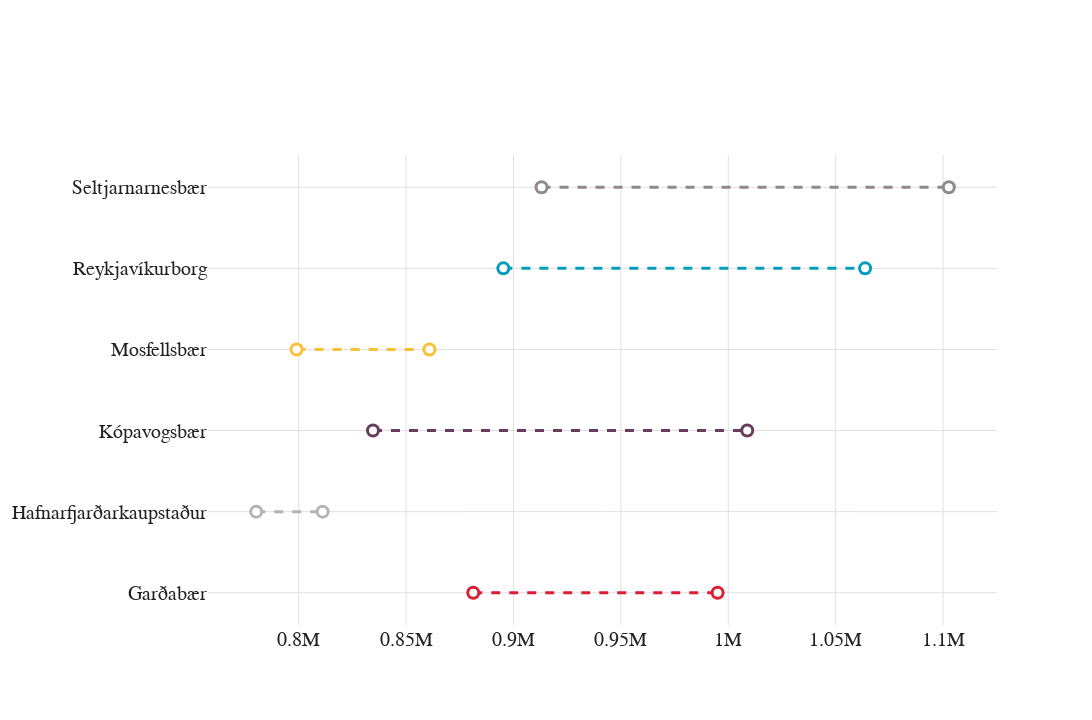

The notebook cell saved with this chart:
### Code cell
def make_plot(df):

    fig = isb.Figure('core')

    df_new = df\
    .loc[lambda r: r.construction_category == 'new']\
    .pivot(index='date', columns='city_name', values='sqm_price')

    df_old = df\
    .loc[lambda r: r.construction_category == 'old']\
    .pivot(index='date', columns='city_name', values='sqm_price')


    for i, city_name in enumerate(df_old.columns):

        new_price = df_new.tail(1)[city_name].values[0]
        old_price = df_old.tail(1)[city_name].values[0]

        fig.add_scatter(
            y = [city_name, city_name],
            x = [old_price, new_price],
            name="New",
            line = dict(
                dash = 'dash',
                width = 3,
                color = fig.colors(i)
            ),
            marker = dict(
                size=14,
                color = fig.colors(i)
            ),
            showlegend = False
        )
        
        fig.add_scatter(
            y = [city_name, city_name],
            x = [old_price, new_price],
            name="New",
            marker = dict(
                size=8,
                color = fig.bg_color,
            ),
            mode = 'markers',
            showlegend = False
        )

            

    return fig
    


df_stats\
.assign(date = lambda r: r.date.dt.date)\
.loc[lambda r: r.realestate_category_name == 'Fjölbýli']\
.pipe(make_plot)

### Figure 1 — Plotly figure (JSON) as saved in the notebook; plotly's stock layout.template omitted (floating-point values rounded to 4 significant figures)
{"data": [{"line": {"color": "rgb(220, 30, 53)", "dash": "dash", "width": 3}, "marker": {"color": "rgb(220, 30, 53)", "size": 14}, "name": "New", "showlegend": false, "type": "scatter", "x": [881300.0, 995000.0], "y": ["Garðabær", "Garðabær"]}, {"marker": {"color": "#ffffff", "size": 8}, "mode": "markers", "name": "New", "showlegend": false, "type": "scatter", "x": [881300.0, 995000.0], "y": ["Garðabær", "Garðabær"]}, {"line": {"color": "rgb(178, 180, 178)", "dash": "dash", "width": 3}, "marker": {"color": "rgb(178, 180, 178)", "size": 14}, "name": "New", "showlegend": false, "type": "scatter", "x": [780200.0, 811100.0], "y": ["Hafnarfjarðarkaupstaður", "Hafnarfjarðarkaupstaður"]}, {"marker": {"color": "#ffffff", "size": 8}, "mode": "markers", "name": "New", "showlegend": false, "type": "scatter", "x": [780200.0, 811100.0], "y": ["Hafnarfjarðarkaupstaður", "Hafnarfjarðarkaupstaður"]}, {"line": {"color": "rgb(105, 60, 94)", "dash": "dash", "width": 3}, "marker": {"color": "rgb(105, 60, 94)", "size": 14}, "name": "New", "showlegend": false, "type": "scatter", "x": [834600.0, 1009000.0], "y": ["Kópavogsbær", "Kópavogsbær"]}, {"marker": {"color": "#ffffff", "size": 8}, "mode": "markers", "name": "New", "showlegend": false, "type": "scatter", "x": [834600.0, 1009000.0], "y": ["Kópavogsbær", "Kópavogsbær"]}, {"line": {"color": "rgb(252, 192, 54)", "dash": "dash", "width": 3}, "marker": {"color": "rgb(252, 192, 54)", "size": 14}, "name": "New", "showlegend": false, "type": "scatter", "x": [799000.0, 860900.0], "y": ["Mosfellsbær", "Mosfellsbær"]}, {"marker": {"color": "#ffffff", "size": 8}, "mode": "markers", "name": "New", "showlegend": false, "type": "scatter", "x": [799000.0, 860900.0], "y": ["Mosfellsbær", "Mosfellsbær"]}, {"line": {"color": "rgb(0, 156, 189)", "dash": "dash", "width": 3}, "marker": {"color": "rgb(0, 156, 189)", "size": 14}, "name": "New", "showlegend": false, "type": "scatter", "x": [895300.0, 1064000.0], "y": ["Reykjavíkurborg", "Reykjavíkurborg"]}, {"marker": {"color": "#ffffff", "size": 8}, "mode": "markers", "name": "New", "showlegend": false, "type": "scatter", "x": [895300.0, 1064000.0], "y": ["Reykjavíkurborg", "Reykjavíkurborg"]}, {"line": {"color": "rgb(145, 137, 137)", "dash": "dash", "width": 3}, "marker": {"color": "rgb(145, 137, 137)", "size": 14}, "name": "New", "showlegend": false, "type": "scatter", "x": [913100.0, 1103000.0], "y": ["Seltjarnarnesbær", "Seltjarnarnesbær"]}, {"marker": {"color": "#ffffff", "size": 8}, "mode": "markers", "name": "New", "showlegend": false, "type": "scatter", "x": [913100.0, 1103000.0], "y": ["Seltjarnarnesbær", "Seltjarnarnesbær"]}], "layout": {"autosize": false, "font": {"color": "#212121", "family": "TT Norms Pro"}, "height": 720, "legend": {"font": {"color": "#212121", "family": "TT Norms Pro", "size": 18}}, "margin": {"b": 95, "l": 95, "r": 95, "t": 155}, "paper_bgcolor": "#ffffff", "plot_bgcolor": "#ffffff", "width": 1280, "xaxis": {"gridcolor": "#e0e0e0", "tickfont": {"color": "#212121", "family": "TT Norms Pro", "size": 20}, "title": {"font": {"color": "#212121", "family": "TT Norms Pro", "size": 24}}, "zerolinecolor": "#e0e0e0", "zerolinewidth": 0}, "xaxis10": {"gridcolor": "#e0e0e0", "tickfont": {"color": "#212121", "family": "TT Norms Pro", "size": 20}, "title": {"font": {"color": "#212121", "family": "TT Norms Pro", "size": 24}}, "zerolinecolor": "#e0e0e0", "zerolinewidth": 0}, "xaxis11": {"gridcolor": "#e0e0e0", "tickfont": {"color": "#212121", "family": "TT Norms Pro", "size": 20}, "title": {"font": {"color": "#212121", "family": "TT Norms Pro", "size": 24}}, "zerolinecolor": "#e0e0e0", "zerolinewidth": 0}, "xaxis12": {"gridcolor": "#e0e0e0", "tickfont": {"color": "#212121", "family": "TT Norms Pro", "size": 20}, "title": {"font": {"color": "#212121", "family": "TT Norms Pro", "size": 24}}, "zerolinecolor": "#e0e0e0", "zerolinewidth": 0}, "xaxis13": {"gridcolor": "#e0e0e0", "tickfont": {"color": "#212121", "family": "TT Norms Pro", "size": 20}, "title": {"font": {"color": "#212121", "family": "TT Norms Pro", "size": 24}}, "zerolinecolor": "#e0e0e0", "zerolinewidth": 0}, "xaxis14": {"gridcolor": "#e0e0e0", "tickfont": {"color": "#212121", "family": "TT Norms Pro", "size": 20}, "title": {"font": {"color": "#212121", "family": "TT Norms Pro", "size": 24}}, "zerolinecolor": "#e0e0e0", "zerolinewidth": 0}, "xaxis15": {"gridcolor": "#e0e0e0", "tickfont": {"color": "#212121", "family": "TT Norms Pro", "size": 20}, "title": {"font": {"color": "#212121", "family": "TT Norms Pro", "size": 24}}, "zerolinecolor": "#e0e0e0", "zerolinewidth": 0}, "xaxis16": {"gridcolor": "#e0e0e0", "tickfont": {"color": "#212121", "family": "TT Norms Pro", "size": 20}, "title": {"font": {"color": "#212121", "family": "TT Norms Pro", "size": 24}}, "zerolinecolor": "#e0e0e0", "zerolinewidth": 0}, "xaxis17": {"gridcolor": "#e0e0e0", "tickfont": {"color": "#212121", "family": "TT Norms Pro", "size": 20}, "title": {"font": {"color": "#212121", "family": "TT Norms Pro", "size": 24}}, "zerolinecolor": "#e0e0e0", "zerolinewidth": 0}, "xaxis18": {"gridcolor": "#e0e0e0", "tickfont": {"color": "#212121", "family": "TT Norms Pro", "size": 20}, "title": {"font": {"color": "#212121", "family": "TT Norms Pro", "size": 24}}, "zerolinecolor": "#e0e0e0", "zerolinewidth": 0}, "xaxis19": {"gridcolor": "#e0e0e0", "tickfont": {"color": "#212121", "family": "TT Norms Pro", "size": 20}, "title": {"font": {"color": "#212121", "family": "TT Norms Pro", "size": 24}}, "zerolinecolor": "#e0e0e0", "zerolinewidth": 0}, "xaxis2": {"gridcolor": "#e0e0e0", "tickfont": {"color": "#212121", "family": "TT Norms Pro", "size": 20}, "title": {"font": {"color": "#212121", "family": "TT Norms Pro", "size": 24}}, "zerolinecolor": "#e0e0e0", "zerolinewidth": 0}, "xaxis20": {"gridcolor": "#e0e0e0", "tickfont": {"color": "#212121", "family": "TT Norms Pro", "size": 20}, "title": {"font": {"color": "#212121", "family": "TT Norms Pro", "size": 24}}, "zerolinecolor": "#e0e0e0", "zerolinewidth": 0}, "xaxis3": {"gridcolor": "#e0e0e0", "tickfont": {"color": "#212121", "family": "TT Norms Pro", "size": 20}, "title": {"font": {"color": "#212121", "family": "TT Norms Pro", "size": 24}}, "zerolinecolor": "#e0e0e0", "zerolinewidth": 0}, "xaxis4": {"gridcolor": "#e0e0e0", "tickfont": {"color": "#212121", "family": "TT Norms Pro", "size": 20}, "title": {"font": {"color": "#212121", "family": "TT Norms Pro", "size": 24}}, "zerolinecolor": "#e0e0e0", "zerolinewidth": 0}, "xaxis5": {"gridcolor": "#e0e0e0", "tickfont": {"color": "#212121", "family": "TT Norms Pro", "size": 20}, "title": {"font": {"color": "#212121", "family": "TT Norms Pro", "size": 24}}, "zerolinecolor": "#e0e0e0", "zerolinewidth": 0}, "xaxis6": {"gridcolor": "#e0e0e0", "tickfont": {"color": "#212121", "family": "TT Norms Pro", "size": 20}, "title": {"font": {"color": "#212121", "family": "TT Norms Pro", "size": 24}}, "zerolinecolor": "#e0e0e0", "zerolinewidth": 0}, "xaxis7": {"gridcolor": "#e0e0e0", "tickfont": {"color": "#212121", "family": "TT Norms Pro", "size": 20}, "title": {"font": {"color": "#212121", "family": "TT Norms Pro", "size": 24}}, "zerolinecolor": "#e0e0e0", "zerolinewidth": 0}, "xaxis8": {"gridcolor": "#e0e0e0", "tickfont": {"color": "#212121", "family": "TT Norms Pro", "size": 20}, "title": {"font": {"color": "#212121", "family": "TT Norms Pro", "size": 24}}, "zerolinecolor": "#e0e0e0", "zerolinewidth": 0}, "xaxis9": {"gridcolor": "#e0e0e0", "tickfont": {"color": "#212121", "family": "TT Norms Pro", "size": 20}, "title": {"font": {"color": "#212121", "family": "TT Norms Pro", "size": 24}}, "zerolinecolor": "#e0e0e0", "zerolinewidth": 0}, "yaxis": {"gridcolor": "#e0e0e0", "tickfont": {"color": "#212121", "family": "TT Norms Pro", "size": 20}, "title": {"font": {"color": "#212121", "family": "TT Norms Pro", "size": 24}}, "zerolinecolor": "#e0e0e0", "zerolinewidth": 0}, "yaxis10": {"gridcolor": "#e0e0e0", "tickfont": {"color": "#212121", "family": "TT Norms Pro", "size": 20}, "title": {"font": {"color": "#212121", "family": "TT Norms Pro", "size": 24}}, "zerolinecolor": "#e0e0e0", "zerolinewidth": 0}, "yaxis11": {"gridcolor": "#e0e0e0", "tickfont": {"color": "#212121", "family": "TT Norms Pro", "size": 20}, "title": {"font": {"color": "#212121", "family": "TT Norms Pro", "size": 24}}, "zerolinecolor": "#e0e0e0", "zerolinewidth": 0}, "yaxis12": {"gridcolor": "#e0e0e0", "tickfont": {"color": "#212121", "family": "TT Norms Pro", "size": 20}, "title": {"font": {"color": "#212121", "family": "TT Norms Pro", "size": 24}}, "zerolinecolor": "#e0e0e0", "zerolinewidth": 0}, "yaxis13": {"gridcolor": "#e0e0e0", "tickfont": {"color": "#212121", "family": "TT Norms Pro", "size": 20}, "title": {"font": {"color": "#212121", "family": "TT Norms Pro", "size": 24}}, "zerolinecolor": "#e0e0e0", "zerolinewidth": 0}, "yaxis14": {"gridcolor": "#e0e0e0", "tickfont": {"color": "#212121", "family": "TT Norms Pro", "size": 20}, "title": {"font": {"color": "#212121", "family": "TT Norms Pro", "size": 24}}, "zerolinecolor": "#e0e0e0", "zerolinewidth": 0}, "yaxis15": {"gridcolor": "#e0e0e0", "tickfont": {"color": "#212121", "family": "TT Norms Pro", "size": 20}, "title": {"font": {"color": "#212121", "family": "TT Norms Pro", "size": 24}}, "zerolinecolor": "#e0e0e0", "zerolinewidth": 0}, "yaxis16": {"gridcolor": "#e0e0e0", "tickfont": {"color": "#212121", "family": "TT Norms Pro", "size": 20}, "title": {"font": {"color": "#212121", "family": "TT Norms Pro", "size": 24}}, "zerolinecolor": "#e0e0e0", "zerolinewidth": 0}, "yaxis17": {"gridcolor": "#e0e0e0", "tickfont": {"color": "#212121", "family": "TT Norms Pro", "size": 20}, "title": {"font": {"color": "#212121", "family": "TT Norms Pro", "size": 24}}, "zerolinecolor": "#e0e0e0", "zerolinewidth": 0}, "yaxis18": {"gridcolor": "#e0e0e0", "tickfont": {"color": "#212121", "family": "TT Norms Pro", "size": 20}, "title": {"font": {"color": "#212121", "family": "TT Norms Pro", "size": 24}}, "zerolinecolor": "#e0e0e0", "zerolinewidth": 0}, "yaxis19": {"gridcolor": "#e0e0e0", "tickfont": {"color": "#212121", "family": "TT Norms Pro", "size": 20}, "title": {"font": {"color": "#212121", "family": "TT Norms Pro", "size": 24}}, "zerolinecolor": "#e0e0e0", "zerolinewidth": 0}, "yaxis2": {"gridcolor": "#e0e0e0", "tickfont": {"color": "#212121", "family": "TT Norms Pro", "size": 20}, "title": {"font": {"color": "#212121", "family": "TT Norms Pro", "size": 24}}, "zerolinecolor": "#e0e0e0", "zerolinewidth": 0}, "yaxis20": {"gridcolor": "#e0e0e0", "tickfont": {"color": "#212121", "family": "TT Norms Pro", "size": 20}, "title": {"font": {"color": "#212121", "family": "TT Norms Pro", "size": 24}}, "zerolinecolor": "#e0e0e0", "zerolinewidth": 0}, "yaxis3": {"gridcolor": "#e0e0e0", "tickfont": {"color": "#212121", "family": "TT Norms Pro", "size": 20}, "title": {"font": {"color": "#212121", "family": "TT Norms Pro", "size": 24}}, "zerolinecolor": "#e0e0e0", "zerolinewidth": 0}, "yaxis4": {"gridcolor": "#e0e0e0", "tickfont": {"color": "#212121", "family": "TT Norms Pro", "size": 20}, "title": {"font": {"color": "#212121", "family": "TT Norms Pro", "size": 24}}, "zerolinecolor": "#e0e0e0", "zerolinewidth": 0}, "yaxis5": {"gridcolor": "#e0e0e0", "tickfont": {"color": "#212121", "family": "TT Norms Pro", "size": 20}, "title": {"font": {"color": "#212121", "family": "TT Norms Pro", "size": 24}}, "zerolinecolor": "#e0e0e0", "zerolinewidth": 0}, "yaxis6": {"gridcolor": "#e0e0e0", "tickfont": {"color": "#212121", "family": "TT Norms Pro", "size": 20}, "title": {"font": {"color": "#212121", "family": "TT Norms Pro", "size": 24}}, "zerolinecolor": "#e0e0e0", "zerolinewidth": 0}, "yaxis7": {"gridcolor": "#e0e0e0", "tickfont": {"color": "#212121", "family": "TT Norms Pro", "size": 20}, "title": {"font": {"color": "#212121", "family": "TT Norms Pro", "size": 24}}, "zerolinecolor": "#e0e0e0", "zerolinewidth": 0}, "yaxis8": {"gridcolor": "#e0e0e0", "tickfont": {"color": "#212121", "family": "TT Norms Pro", "size": 20}, "title": {"font": {"color": "#212121", "family": "TT Norms Pro", "size": 24}}, "zerolinecolor": "#e0e0e0", "zerolinewidth": 0}, "yaxis9": {"gridcolor": "#e0e0e0", "tickfont": {"color": "#212121", "family": "TT Norms Pro", "size": 20}, "title": {"font": {"color": "#212121", "family": "TT Norms Pro", "size": 24}}, "zerolinecolor": "#e0e0e0", "zerolinewidth": 0}}}
